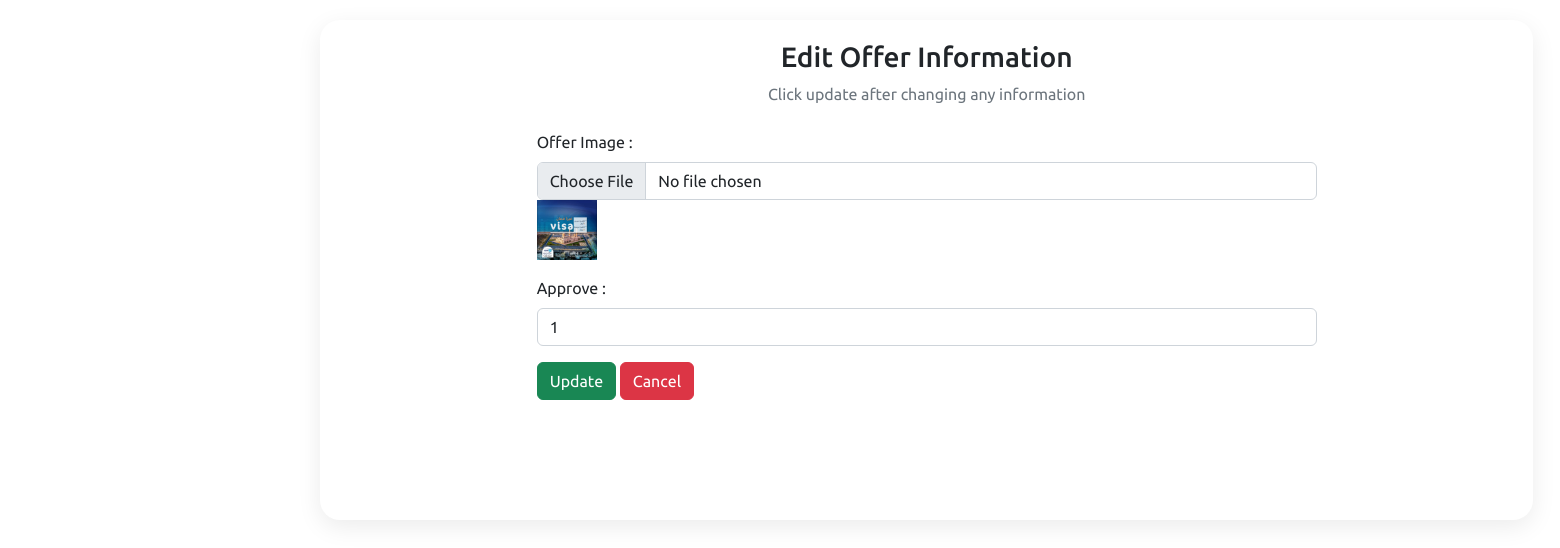
Page /offices/offers/edit.php?id=2&office_id=3 (signed in) on the committed database.
### tables this page shows
CREATE TABLE `office_offers` (
  `offer_id` int(11) NOT NULL,
  `offer_image` varchar(255) NOT NULL,
  `isavailable` tinyint(2) NOT NULL DEFAULT 1,
  `offer_office` int(6) NOT NULL
);

### offices/offers/edit.php (the view, shortened to what this page needs)
<?php
include "../db_conn.php";
$id = $_GET["id"];
?>
<!DOCTYPE html>
<html lang="en">
<head>
  <link rel="stylesheet" href="../assets/css/style.css">
  <link href="https://cdn.jsdelivr.net/npm/bootstrap@5.2.3/dist/css/bootstrap.min.css" rel="stylesheet">
  <link rel="stylesheet" href="https://cdnjs.cloudflare.com/ajax/libs/font-awesome/6.4.0/css/all.min.css" />
</head>
<body>
<div class="main">
    <div class="details">
    <div class="recentOrders">
  <div class="container">
    <div class="text-center mb-4">
      <h3>Edit Offer Information</h3>
      <p class="text-muted">Click update after changing any information</p>
    </div>
    <?php
    $sql = "SELECT * FROM `office_offers` WHERE offer_id = $id LIMIT 1";
    $result = mysqli_query($conn, $sql);
    $row = mysqli_fetch_assoc($result);
    ?>
    <div class="container d-flex justify-content-center">
      <form action="" method="post" enctype="multipart/form-data" style="width:50vw; min-width:300px;">
      <div class="row mb-3">
             <div class="mb-3">
               <label class="form-label">Offer Image :</label>
               <input type="file" class="form-control" name="choosefile">
               <img src="../upload/offers/<?php echo $row['offer_image'] ?>" width="60px">
             </div>
             <div class="mb-3">
                  <label class="form-label">Approve :</label>
                  <input type="text" class="form-control" name="isavailable" value="<?php echo $row['isavailable'] ?>">
             </div>
        <div>
          <button type="submit" class="btn btn-success" name="submit">Update</button>
          <a href="../offers.php" class="btn btn-danger">Cancel</a>
        </div>
      </form>
    </div>
  </div>
  </div>
  </div>
</body>
</html>

### offices/assets/css/style.css (style rules this page uses)
* { font-family: "Ubuntu", sans-serif; margin: 0; padding: 0; box-sizing: border-box; }
:root { --blue: #c23616; --white: #fff; --gray: #f5f5f5; --black1: #222; --black2: #999; }
body { min-height: 100vh; overflow-x: hidden; }
.container { position: relative; width: 100%; }
.main { position: absolute; width: calc(100% - 300px); left: 300px; min-height: 100vh; background: var(--white); transition: 0.5s; }
.details { position: relative; width: 150%; padding: 20px; display: grid; grid-template-columns: 2fr 1fr; grid-gap: 30px; }
.details .recentOrders { position: relative; display: grid; min-height: 500px; background: var(--white); padding: 20px; box-shadow: 0 7px 25px rgba(0, 0, 0, 0.08); border-radius: 20px; }

### rows in the picture
office_offers: offer_image (picture), isavailable "1"
